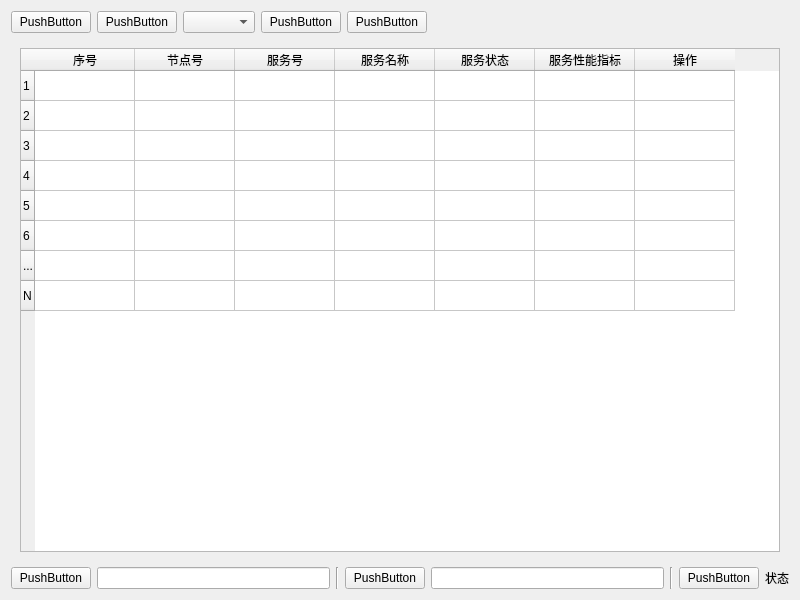
<?xml version="1.0" encoding="UTF-8"?>
<ui version="4.0">
 <class>ServiceMonitor</class>
 <widget class="QWidget" name="ServiceMonitor">
  <property name="geometry">
   <rect>
    <x>0</x>
    <y>0</y>
    <width>800</width>
    <height>600</height>
   </rect>
  </property>
  <property name="windowTitle">
   <string>ServiceMonitor</string>
  </property>
  <layout class="QVBoxLayout" name="verticalLayout">
   <item>
    <layout class="QHBoxLayout" name="horizontalLayout_2">
     <item>
      <layout class="QHBoxLayout" name="horizontalLayout">
       <item>
        <widget class="QPushButton" name="pushButton">
         <property name="text">
          <string>PushButton</string>
         </property>
        </widget>
       </item>
       <item>
        <widget class="QPushButton" name="pushButton_2">
         <property name="text">
          <string>PushButton</string>
         </property>
        </widget>
       </item>
       <item>
        <widget class="QComboBox" name="comboBox"/>
       </item>
       <item>
        <widget class="QPushButton" name="pushButton_4">
         <property name="text">
          <string>PushButton</string>
         </property>
        </widget>
       </item>
       <item>
        <widget class="QPushButton" name="pushButton_5">
         <property name="text">
          <string>PushButton</string>
         </property>
        </widget>
       </item>
      </layout>
     </item>
     <item>
      <spacer name="horizontalSpacer">
       <property name="orientation">
        <enum>Qt::Horizontal</enum>
       </property>
       <property name="sizeHint" stdset="0">
        <size>
         <width>40</width>
         <height>20</height>
        </size>
       </property>
      </spacer>
     </item>
    </layout>
   </item>
   <item>
    <widget class="QStackedWidget" name="stackedWidget">
     <widget class="QWidget" name="page">
      <layout class="QVBoxLayout" name="verticalLayout_2">
       <property name="leftMargin">
        <number>0</number>
       </property>
       <property name="topMargin">
        <number>0</number>
       </property>
       <property name="rightMargin">
        <number>0</number>
       </property>
       <property name="bottomMargin">
        <number>0</number>
       </property>
       <item>
        <widget class="QStackedWidget" name="stackedWidget_2">
         <widget class="QWidget" name="page_3">
          <layout class="QVBoxLayout" name="verticalLayout_4">
           <property name="leftMargin">
            <number>0</number>
           </property>
           <property name="topMargin">
            <number>0</number>
           </property>
           <property name="rightMargin">
            <number>0</number>
           </property>
           <property name="bottomMargin">
            <number>0</number>
           </property>
           <item>
            <widget class="QStackedWidget" name="stackedWidget_3">
             <widget class="QWidget" name="page_5">
              <layout class="QVBoxLayout" name="verticalLayout_3">
               <item>
                <widget class="QTableWidget" name="tableWidget">
                 <row>
                  <property name="text">
                   <string>1</string>
                  </property>
                 </row>
                 <row>
                  <property name="text">
                   <string>2</string>
                  </property>
                 </row>
                 <row>
                  <property name="text">
                   <string>3</string>
                  </property>
                 </row>
                 <row>
                  <property name="text">
                   <string>4</string>
                  </property>
                 </row>
                 <row>
                  <property name="text">
                   <string>5</string>
                  </property>
                 </row>
                 <row>
                  <property name="text">
                   <string>6</string>
                  </property>
                 </row>
                 <row>
                  <property name="text">
                   <string>...</string>
                  </property>
                 </row>
                 <row>
                  <property name="text">
                   <string>N</string>
                  </property>
                 </row>
                 <column>
                  <property name="text">
                   <string>序号</string>
                  </property>
                 </column>
                 <column>
                  <property name="text">
                   <string>节点号</string>
                  </property>
                 </column>
                 <column>
                  <property name="text">
                   <string>服务号</string>
                  </property>
                 </column>
                 <column>
                  <property name="text">
                   <string>服务名称</string>
                  </property>
                 </column>
                 <column>
                  <property name="text">
                   <string>服务状态</string>
                  </property>
                 </column>
                 <column>
                  <property name="text">
                   <string>服务性能指标</string>
                  </property>
                 </column>
                 <column>
                  <property name="text">
                   <string>操作</string>
                  </property>
                 </column>
                </widget>
               </item>
              </layout>
             </widget>
             <widget class="QWidget" name="page_6"/>
            </widget>
           </item>
          </layout>
         </widget>
         <widget class="QWidget" name="page_4"/>
        </widget>
       </item>
       <item>
        <layout class="QHBoxLayout" name="horizontalLayout_3">
         <item>
          <widget class="QPushButton" name="pushButton_3">
           <property name="text">
            <string>PushButton</string>
           </property>
          </widget>
         </item>
         <item>
          <widget class="QLineEdit" name="lineEdit"/>
         </item>
         <item>
          <widget class="Line" name="line">
           <property name="orientation">
            <enum>Qt::Vertical</enum>
           </property>
          </widget>
         </item>
         <item>
          <widget class="QPushButton" name="pushButton_6">
           <property name="text">
            <string>PushButton</string>
           </property>
          </widget>
         </item>
         <item>
          <widget class="QLineEdit" name="lineEdit_2"/>
         </item>
         <item>
          <widget class="Line" name="line_2">
           <property name="orientation">
            <enum>Qt::Vertical</enum>
           </property>
          </widget>
         </item>
         <item>
          <widget class="QPushButton" name="pushButton_7">
           <property name="text">
            <string>PushButton</string>
           </property>
          </widget>
         </item>
         <item>
          <widget class="QLabel" name="label">
           <property name="text">
            <string>状态</string>
           </property>
          </widget>
         </item>
        </layout>
       </item>
      </layout>
     </widget>
     <widget class="QWidget" name="page_2"/>
    </widget>
   </item>
  </layout>
 </widget>
 <resources/>
 <connections/>
</ui>
